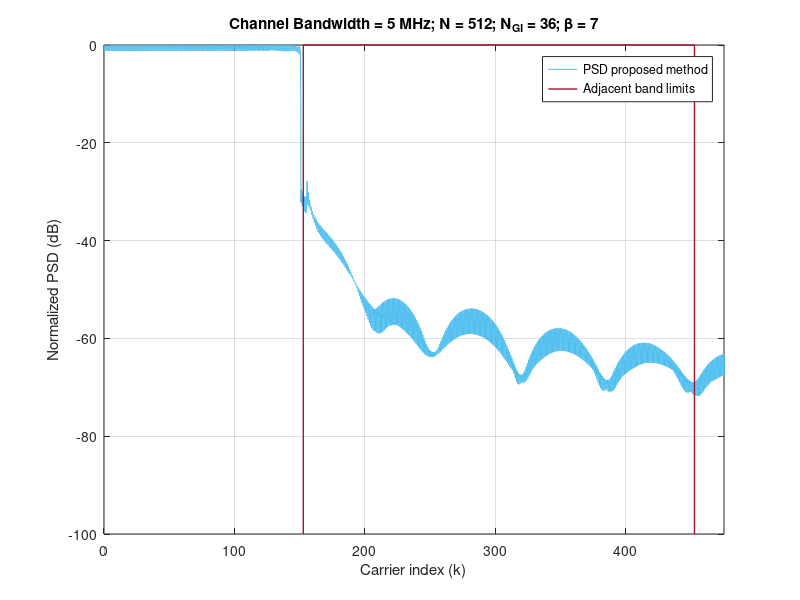

This chart was generated by the following MATLAB code:
clear,
%% %%%%%%%%%%%%%%%%%%%%%%%%%%%%%%%%%%%%%%%%%%%%%%%%%%%%%%%%%%
% %                 LOAD THE PARAMETERS                   % %
%%%%%%%%%%%%%%%%%%%%%%%%%%%%%%%%%%%%%%%%%%%%%%%%%%%%%%%%%% %%
addpath('../../data/Table2')
load('Table2_Parameters_for_Proposed_method_ChBw_5_MHz_N_512_NGI_36_b_7.mat');

Fsob = OFDM_param.Fsob; % Upsampling factor 
% Upsample in time-domain
N = OFDM_param.N*Fsob;
Ngi = OFDM_param.Ngi*Fsob;
b = (OFDM_param.b+1)*Fsob-1;
L = OFDM_param.L*Fsob;
Ms = OFDM_param.Ms;
g = OFDM_param.g;
us = OFDM_param.us;
ue = OFDM_param.ue;

ur = us + ue;

Pd = GenPulse_param.Pd;
Pd_todas = GenPulse_param.Pd_todas;
Paic = GenPulse_param.Paic;
Ptk = GenPulse_param.Ptk;
R_aic = GenPulse_param.R_aic;
R_tk = GenPulse_param.R_tk;
NexTemp = GenPulse_param.NexTemp;
cell_coef_lim = GenPulse_param.cell_coef_lim;

adj_band_y = Adj_bands.adj_band_y;
left_adj_band_x = Adj_bands.left_adj_band_x;
right_adj_band_x = Adj_bands.right_adj_band_x;



%% %%%%%%%%%%%%%%%%%%%%%%%%%%%%%%%%%%%%%%%%%%%%%%%%%%%%%%%%%%
%            OBTAIN THE PULSES IN THE SCENARIO            % %
%%%%%%%%%%%%%%%%%%%%%%%%%%%%%%%%%%%%%%%%%%%%%%%%%%%%%%%%%% %%

eta = (N+Ngi-b-1)/2; 
vn=(0:L+b-1)'-Ngi;  % Dicrete time axis vector
n0 = eta+b-Ngi;     % Phase delay due to Hermiticity


h_k = zeros((2*NexTemp+1)*L+b, N); % Matrix containing the proposed pulses
aic_k = zeros((2*NexTemp+1)*L+b, N);  % Matrix containing the AIC term
t_k = zeros((2*NexTemp+1)*L+b, N);    % Matrix containing the AST term

% Obtain h_k for every data carrier
for ind_k = 1:length(Pd);

    % % AIC terms
    %%%%%%%%%%%%%%%%%%%%%%%%%%%%%%%%%%
    % Central term
    Pc = exp(1j*2*pi/N*repmat(vn,1,length(Paic{ind_k})).*repmat(Paic{ind_k}.',length(vn),1)).*repmat(g.',1,length(Paic{ind_k}));
    % Advanced and delayed terms
    Pc = repmat(Pc,1,2*NexTemp+1);

    Omega_c_n0 = diag(repmat(exp(-1j*2*pi*Paic{ind_k}*n0/N),1+2*NexTemp,1));
    aic_temp = Pc*Omega_c_n0*diag(R_aic{ind_k}).*exp(1j*2*pi*Pd(ind_k)*n0/N);
    aic_k((NexTemp*L+1):(NexTemp+1)*L+b,Pd(ind_k)+N/2+1) = sum(aic_temp(:,1:length(Paic{ind_k})),2);    % CENTRAL TERM
    
    m_temp = 0;
    for ind_m = 1:NexTemp;                                                                              % ADVANCED AND DELAYED TERMS
        aic_k(((NexTemp-ind_m)*L+1):((NexTemp-ind_m+1)*L+b),Pd(ind_k)+N/2+1) = aic_k(((NexTemp-ind_m)*L+1):((NexTemp-ind_m+1)*L+b),Pd(ind_k)+N/2+1) + sum(aic_temp(:,(length(Paic{ind_k})*(1+m_temp)) + (1:length(Paic{ind_k}))),2);
        aic_k(((NexTemp+ind_m)*L+1):((NexTemp+ind_m+1)*L+b),Pd(ind_k)+N/2+1) = aic_k(((NexTemp+ind_m)*L+1):((NexTemp+ind_m+1)*L+b),Pd(ind_k)+N/2+1) + sum(aic_temp(:,(length(Paic{ind_k})*(1+m_temp+1)) + (1:length(Paic{ind_k}))),2);
        m_temp = m_temp+2;
    end
    
    % % AST terms
    %%%%%%%%%%%%%%%%%%%%%%%%%%%%%%%%%%
    % Central term
    Ts = exp(1j*2*pi/N*repmat(vn,1,length(Ptk{ind_k})).*repmat(Ptk{ind_k}.',length(vn),1)).*repmat(us.',1,length(Ptk{ind_k}));
    Te = exp(1j*2*pi/N*repmat(vn,1,length(Ptk{ind_k})).*repmat(Ptk{ind_k}.',length(vn),1)).*repmat(ue.',1,length(Ptk{ind_k}));
    T = [Ts, Te];
    
    % Advanced and delayed terms
    T = repmat(T,1,NexTemp+1);
    Omega_c_n0 = diag(repmat(exp(-1j*2*pi*Ptk{ind_k}*n0/N),2*(1+NexTemp),1));
    t_k_temp = T*Omega_c_n0*diag(R_tk{ind_k}).*exp(1j*2*pi*Pd(ind_k)*n0/N);
    t_k(((NexTemp)*L+1):((NexTemp+1))*L+b,Pd(ind_k)+N/2+1) = sum(t_k_temp(:,1:2*length(Ptk{ind_k})),2);

    m_temp = 0;
    for ind_m = 1:NexTemp;
            t_k(((NexTemp-ind_m)*L+1):(NexTemp-ind_m+1)*L+b,Pd(ind_k)+N/2+1) = t_k(((NexTemp-ind_m)*L+1):(NexTemp-ind_m+1)*L+b,Pd(ind_k)+N/2+1) + sum(t_k_temp(:,length(Ptk{ind_k})*(2+m_temp) + (1:length(Ptk{ind_k}))),2);
            t_k(((NexTemp+ind_m)*L+1):(NexTemp+ind_m+1)*L+b,Pd(ind_k)+N/2+1) = t_k(((NexTemp+ind_m)*L+1):(NexTemp+ind_m+1)*L+b,Pd(ind_k)+N/2+1) + sum(t_k_temp(:,length(Ptk{ind_k})*(2+m_temp+1) + (1:length(Ptk{ind_k}))),2);
            m_temp = m_temp + 2;
    end
end

h_k = aic_k + t_k;

p_k_conv = exp(1j*(2*pi/N)*repmat(vn,1,length(Pd_todas)).*repmat(Pd_todas.',length(vn),1)).*repmat(g.',1,length(Pd_todas));

h_k(NexTemp*L + (1:L+b),Pd_todas+N/2+1) = h_k(NexTemp*L + (1:L+b),Pd_todas+N/2+1) + p_k_conv;


%% %%%%%%%%%%%%%%%%%%%%%%%%%%%%%%%%%%%%%%%%%%%%%%%%%%%%%%%%%%
% %     REPRESENTATION OF THE PULSES IN THE SCENARIO      % %
%%%%%%%%%%%%%%%%%%%%%%%%%%%%%%%%%%%%%%%%%%%%%%%%%%%%%%%%%% %%

% Obtain the PSD
H_k = fft(h_k,N*Ms);

psd_H = fftshift(sum(abs(H_k).^2,2));

x = (-N*Ms/2:N*Ms/2-1)/(Ms);
indices = find(ismember(x,[-N/2,N/2-1]));
indices = indices(1):1:indices(2);

y_h = 10*log10(psd_H/max(psd_H));

% Table 2
figure,
plot(x(indices),y_h(indices), 'DisplayName', 'PSD proposed method', 'Color', "#4DBEEE"); hold on; grid on;
plot(left_adj_band_x, adj_band_y, 'DisplayName', 'Adjacent band limits', 'Color', "#A2142F", 'Linewidth', 1);
plot(right_adj_band_x, adj_band_y, 'HandleVisibility','off', 'Color', "#A2142F", 'Linewidth', 1);
xlabel('Carrier index (k)'); ylabel('Normalized PSD (dB)'); legend('show')
xlim([0, (right_adj_band_x(end))*1.05]); ylim([-100,0])
title(['Channel Bandwidth = 5 MHz; N = 512; N_{GI} = 36; \beta = 7'])

